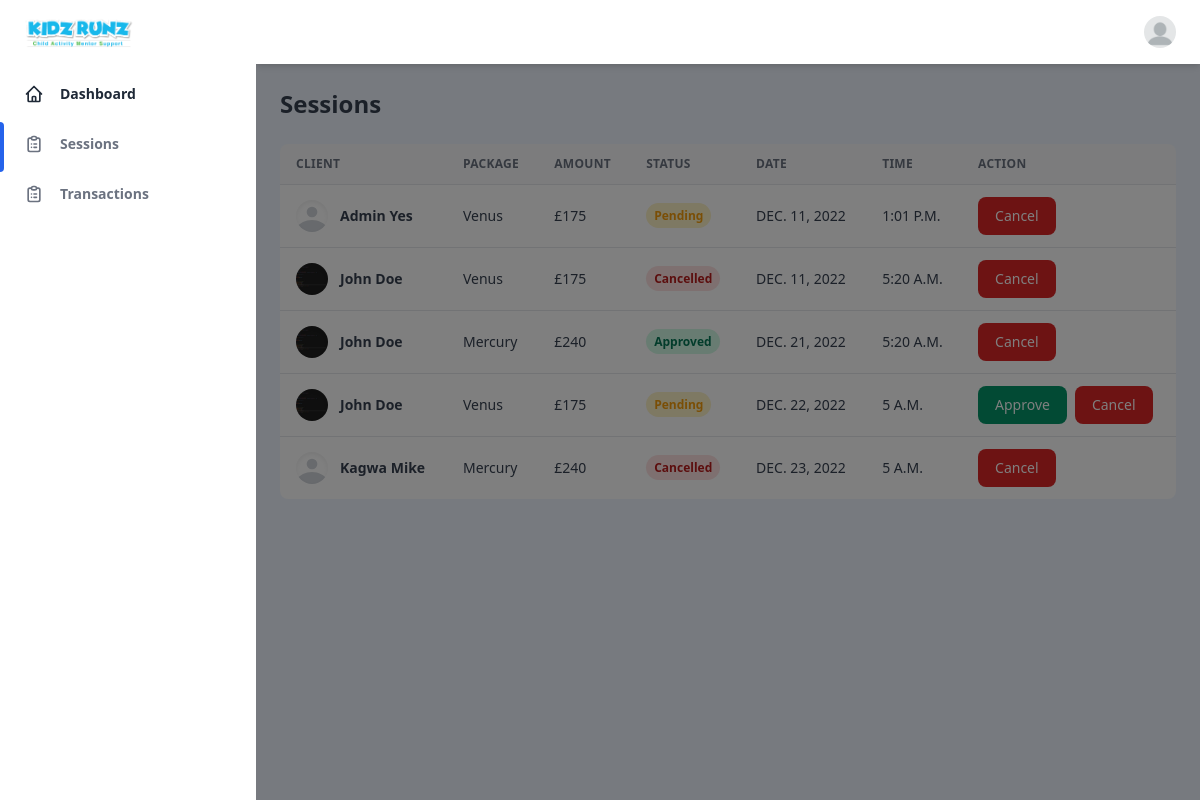
Page /console/sessions (signed in) on the committed database.
### console/models.py (models this page shows, shortened)
class Appointment(models.Model):
    class Status(models.IntegerChoices):
        PENDING = 1, _("Pending")
        APPROVED = 2, _("Approved")
        CANCELLED = 3, _("Cancelled")
    user = models.ForeignKey(User, verbose_name=_("User"), on_delete=models.CASCADE)
    package = models.ForeignKey(Package, verbose_name=_("Package"), on_delete=models.CASCADE)
    datetime = models.DateTimeField(_("Date and Time"), max_length=256, blank=True)
    description = models.CharField(max_length=500, blank=True, null=True)
    status = models.IntegerField(choices=Status.choices, default=Status.PENDING)
    created_on = models.DateField(_("Created on"), default=timezone.now)

### auth_app/models.py (models this page shows)
class User(AbstractUser):
    username = models.CharField(max_length=30, unique=True)
    email = models.EmailField(
        _('email address'), max_length=254, unique=True, blank=True)
    phone_number = models.CharField(max_length=15, blank=True)
    display_photo = models.FileField(
        upload_to=user_directory_path, blank=True, null=True)
    USERNAME_FIELD: str = 'email'
    REQUIRED_FIELDS = ['username']
    def __str__(self):
        return f'{self.first_name} {self.last_name}'

### website/models.py (models this page shows, shortened)
class Package(models.Model):
    name = models.CharField(_("Name"), max_length=256)
    duration = models.IntegerField(_("Duration"))
    price = models.IntegerField(_("Price"))
    description = models.TextField(_("Description"), blank=True)
    image = models.FileField(upload_to=package_directory_path, blank=True)
    slug = models.SlugField(_("Safe Url"), unique=True, blank=True, null=True)
    created_on = models.DateField(_("Created on"), default=timezone.now)
    def __str__(self) -> str:
        return f"{self.name}"

### console/views.py (the view)
# urls.py: path('sessions', SessionsView.as_view(), name='sessions'),
class SessionsView(LoginRequiredMixin, View):
    template_name = "console/admin/sessions.html"
    def get(self, request):
        appointments = Appointment.objects.all()
        context = {'appointments': appointments}
        return render(request, self.template_name, context=context)

### templates/console/admin/sessions.html (shortened to what this page needs)
{% extends './base.html' %} {% load static %} {% block contentarea %}
<div class="container px-6 mx-auto grid">
  <div class="flex justify-between my-6">
    <h2 class="text-2xl font-semibold text-gray-700 dark:text-gray-200">Sessions</h2>
  </div>
  <div class="w-full overflow-hidden rounded-lg shadow-xs">
    <div class="w-full overflow-x-auto">
      <table class="w-full whitespace-no-wrap">
        <thead>
          <tr class="text-xs font-semibold tracking-wide text-left text-gray-500 uppercase border-b dark:border-gray-700 bg-gray-50 dark:text-gray-400 dark:bg-gray-800">
            <th class="px-4 py-3">Client</th>
            <th class="px-4 py-3">Package</th>
            <th class="px-4 py-3">Amount</th>
            <th class="px-4 py-3">Status</th>
            <th class="px-4 py-3">Date</th>
            <th class="px-4 py-3">Time</th>
            <th class="px-4 py-3">Action</th>
          </tr>
        </thead>
        <tbody class="bg-white divide-y dark:divide-gray-700 dark:bg-gray-800">
          {% for appointment in appointments %}
          <tr class="text-gray-700 dark:text-gray-400">
            <td class="px-4 py-3">
              <div class="flex items-center text-sm">
                <div class="relative hidden w-8 h-8 mr-3 rounded-full md:block">
                  {% if appointment.user.display_photo %}
                  <img src="/media/{{ appointment.user.display_photo }}" alt="people" width="56" id="profile_image" class="object-cover w-full h-full rounded-full" />
                  {% else %}
                  <svg class="object-cover w-full h-full rounded-full text-gray-300" fill="currentColor" viewBox="0 0 24 24">
                    <path d="M24 20.993V24H0v-2.996A14.977 14.977 0 0112.004 15c4.904 0 9.26 2.354 11.996 5.993zM16.002 8.999a4 4 0 11-8 0 4 4 0 018 0z" />
                  </svg>
                  {% endif %}
                  <div class="absolute inset-0 rounded-full shadow-inner" aria-hidden="true"></div>
                </div>
                <div>
                  <p class="font-semibold capitalize">{{appointment.user}}</p>
                </div>
              </div>
            </td>
            <td class="px-4 py-3 text-sm">{{appointment.package}}</td>
            <td class="px-4 py-3 text-sm">£{{appointment.package.price}}</td>
            <td class="px-4 py-3 text-xs">
              {% if appointment.status is 1 %}
              <span class="px-2 py-1 font-semibold leading-tight text-yellow-500 bg-yellow-100 rounded-full dark:bg-yellow-500 dark:text-yellow-100"> {{appointment.get_status_display}} </span>
              {% elif appointment.status is 2 %}
              <span class="px-2 py-1 font-semibold leading-tight text-green-700 bg-green-100 rounded-full dark:bg-green-700 dark:text-green-100"> {{appointment.get_status_display}} </span>
              {% elif appointment.status is 3 %}
              <span class="px-2 py-1 font-semibold leading-tight text-red-700 bg-red-100 rounded-full dark:bg-red-700 dark:text-red-100"> {{appointment.get_status_display}} </span>
              {% endif %}
            </td>
            <td class="px-4 py-3 text-sm uppercase">{{appointment.datetime|date}}</td>
            <td class="px-4 py-3 text-sm uppercase">{{appointment.datetime|time}}</td>
            <td class="px-4 py-3 text-sm">
              <div class="flex space-x-2">
              {% if not appointment.transactions.all and not appointment.status is 2 and not appointment.status is 3 %}
              <a href="{% url 'console:payment' appointment_id=appointment.id %}" class="px-4 py-2 text-sm font-medium leading-5 text-white transition-colors duration-150 bg-green-600 border border-transparent rounded-lg active:bg-green-600 hover:bg-green-700 focus:outline-none focus:shadow-outline-blue">Approve</a>
              {% endif %}
              <form action="" method="POST">
                <button class="px-4 py-2 text-sm font-medium leading-5 text-white transition-colors duration-150 bg-red-600 border border-transparent rounded-lg active:bg-red-600 hover:bg-red-700 focus:outline-none focus:shadow-outline-blue">Cancel</button>
              </form>
              </div>
            </td>
          </tr>
          {% endfor %}
        </tbody>
      </table>
    </div>
  </div>
</div>
{% endblock contentarea %}

### rows in the picture
Appointment: user "Admin Yes", package "Venus", package.price "175", status "Pending", datetime "DEC. 11, 2022", datetime "1:01 P.M."
Appointment: user.display_photo (picture), user "John Doe", package "Venus", package.price "175", status "Cancelled", datetime "DEC. 11, 2022", datetime "5:20 A.M."
Appointment: user.display_photo (picture), user "John Doe", package "Mercury", package.price "240", status "Approved", datetime "DEC. 21, 2022", datetime "5:20 A.M."
Appointment: user.display_photo (picture), user "John Doe", package "Venus", package.price "175", status "Pending", datetime "DEC. 22, 2022", datetime "5 A.M.", shows "Approve"
Appointment: user "Kagwa Mike", package "Mercury", package.price "240", status "Cancelled", datetime "DEC. 23, 2022", datetime "5 A.M."
